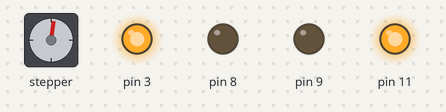
The sketch below on a simulated Arduino Uno, built with avr-gcc and run on an emulated ATmega328P. Shown: stepper motor, output pins drawn as LEDs (lit = HIGH). Stepper angles assume 200 steps per turn.

Above: at 0.05 s.
At 1.2 s:
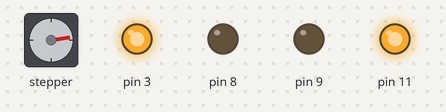
At 2.35 s:
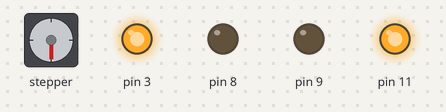
At 4.7 s:
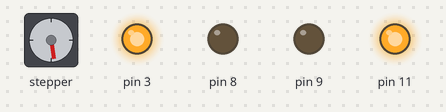
Timing chart, 0 to 7.5 s (numbered marks = the images above):
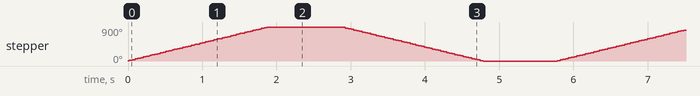

The sketch:

abc.ino
```cpp
#include <Stepper.h>
const int stepsPerRevolution = 200;
Stepper myStepper(stepsPerRevolution, 12,13);
const int dirA = 12;
const int dirB = 13;
void setup() {
pinMode(3, OUTPUT);
pinMode(11, OUTPUT);
pinMode(9, OUTPUT);
pinMode(8, OUTPUT);
digitalWrite(3, HIGH);
digitalWrite(11, HIGH);
digitalWrite(9, LOW);
digitalWrite(8, LOW);
myStepper.setSpeed(80);
}

void loop() {
 myStepper.step(500);
 delay(1000);
 myStepper.step(-500);
 delay(1000);
}
```

Measured:
- by itself, stepper: turns 900° clockwise in 1.9 s, then 900° counter-clockwise in 1.9 s, repeating every 5.8 s
